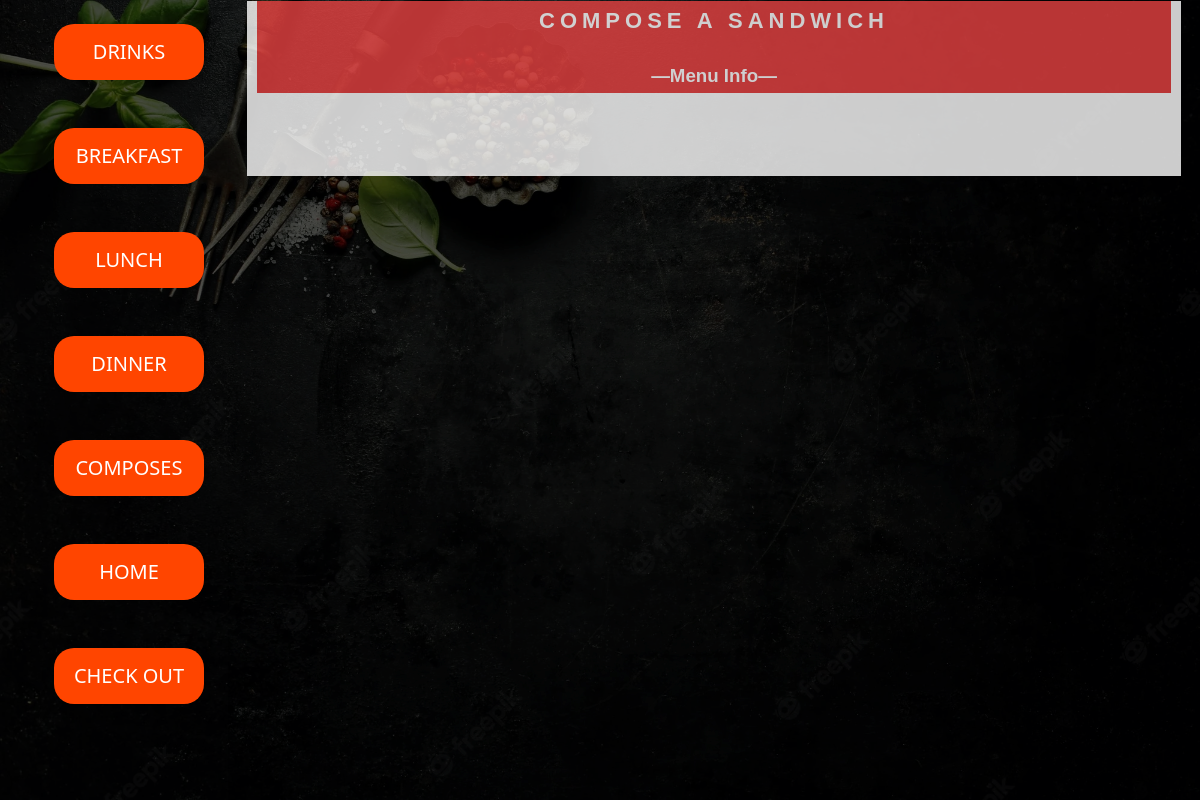
/menu/composes/, run on an earlier commit of the app's database.
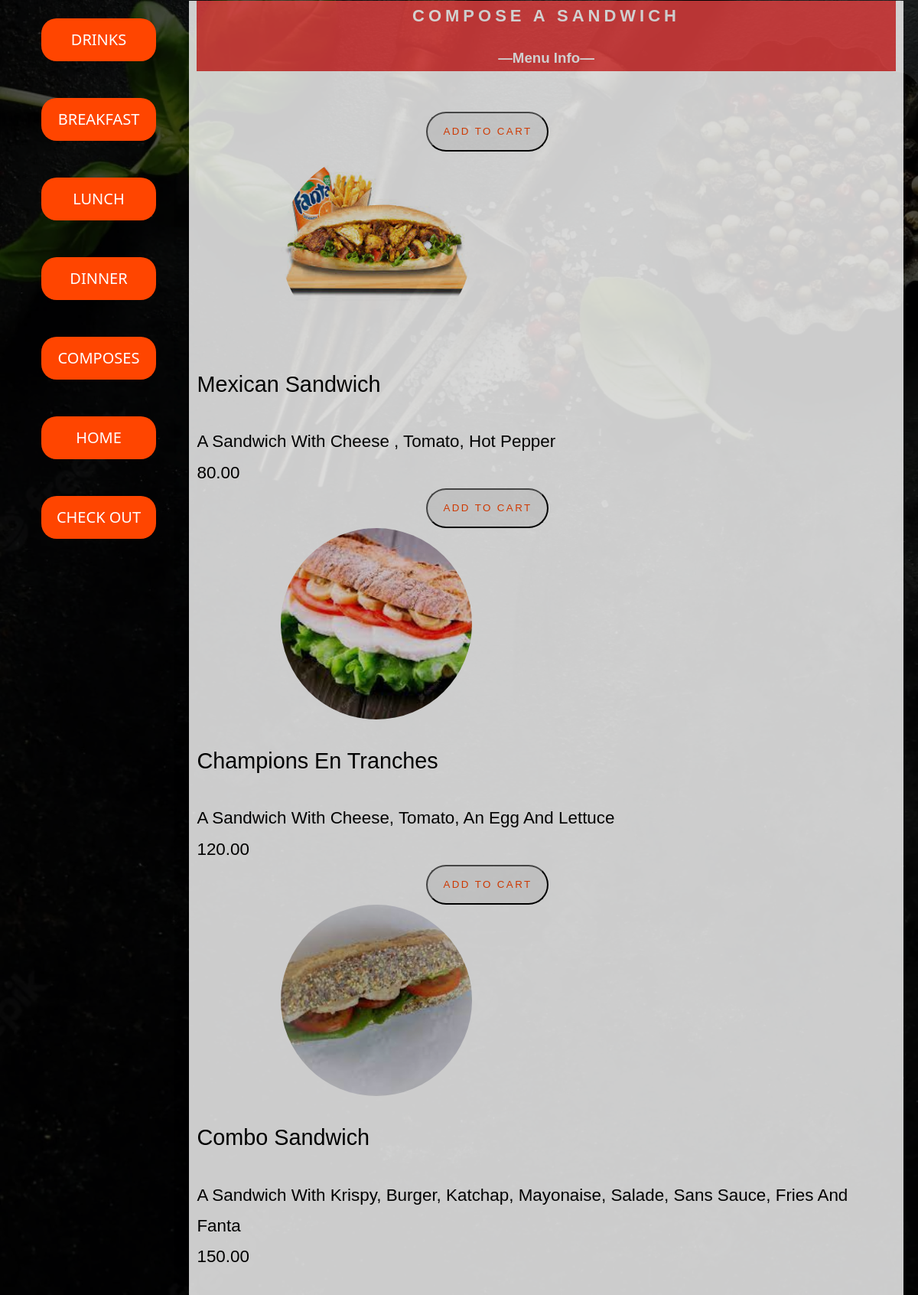
And on a later commit of the database.
### menu/models.py (models this page shows, shortened)
class composes(models.Model):
    name=models.CharField(max_length=30)
    price=models.DecimalField(max_digits=5,decimal_places=2)
    components=models.CharField(max_length=100)
    images=models.ImageField(upload_to='photos/%y/%m/%d')
    active=models.BooleanField(default=True)

### menu/views.py (the view)
# urls.py: path('composes/',views.itemcompose,name="itemcompose"),
def itemcompose(request):
    return render(request,'menu/composes.html',{'itemcompose':composes.objects.all()})

### templates/menu/composes.html (shortened to what this page needs)
<!DOCTYPE html>
<html lang="en">
<head>
    {% load static %}
    <link rel="stylesheet" a href="{% static 'css/composes.css' %}">
</head>
<body>
    <div class="side_panel">
        <ul>
            <li><a class="sign" href="{% url 'itemdrinks' %}">Drinks</a></li>
            <li><a class="sign" href="{% url 'item' %}">Breakfast</a></li>
            <li><a class="sign" href="{% url 'itemlunch' %}">Lunch</a></li>
            <li><a class="sign" href="{% url 'itemdinner' %}">Dinner</a></li>
            <li><a class="sign" href="{% url 'itemcompose' %}">Composes</a></li>
            <li><a class="sign" href="{% url 'home' %}">Home</a></li>
            <li><a class="sign" href="{% url 'check' %}">Check out</a></li>
        </ul>
    </div>
    <div class="right">
        <div class="compose"  id="com">
            <div class="heading">
                <h1>COMPOSE A SANDWICH</h1>
                <h3>&mdash;Menu info&mdash;</h3>
            </div>
            <div class="menu">
                <div class="menu-item">
                {% block content %}
            {% for x in itemcompose %}
            <div>
                <button class="btn">Add to cart</button>
                <img src="{{x.images.url}}" alt="">
            </div>
            <h3 class="item-name">  {{x.name}}  <br></h3>
            <p class="item-components">{{x.components}} <br></p>
           <p class="item-price"> {{x.price}} <br></p>
            {% endfor %}
            {% endblock content %}
        </div>
        </div>
</body>
</html>

What changed in the data, as far as the page shows it:
added composes: images (picture), name "Mexican Sandwich", components "A Sandwich With Cheese , Tomato, Hot Pepper", price "80.00"
added composes: images (picture), name "Champions En Tranches", components "A Sandwich With Cheese, Tomato, An Egg And Lettuce", price "120.00"
added composes: images (picture), name "Combo Sandwich", components "A Sandwich With Krispy, Burger, Katchap, Mayonaise, Salade, Sans Sauce, Fries And Fanta", price "150.00"
